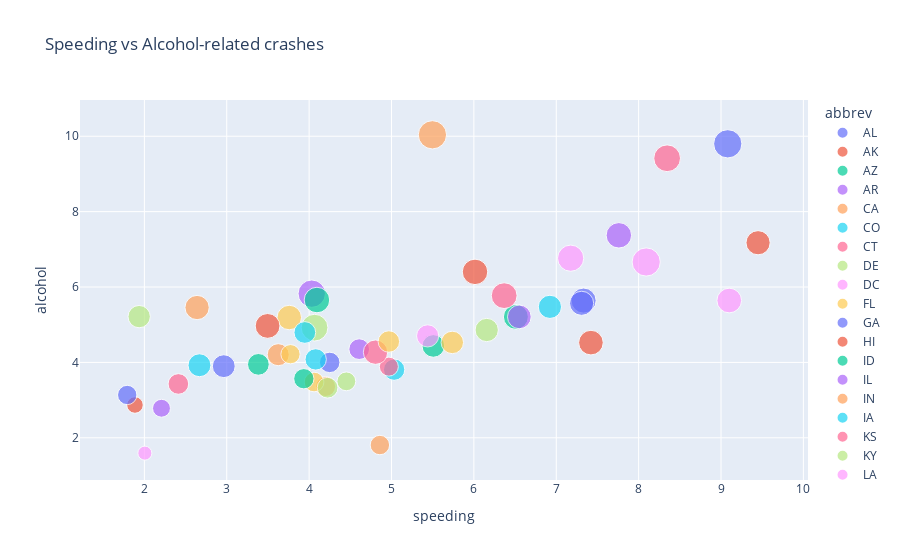

Notebook code for this chart:
### Code cell
fig = px.scatter(df, x='speeding', y='alcohol', color='abbrev',
                 size='total', title='Speeding vs Alcohol-related crashes',
)
fig.show()

### Figure 1 — Plotly figure (JSON) as saved in the notebook; plotly's stock layout.template omitted (floating-point values rounded to 4 significant figures)
{"data": [{"hovertemplate": "abbrev=AL<br>speeding=%{x}<br>alcohol=%{y}<br>total=%{marker.size}<extra></extra>", "legendgroup": "AL", "marker": {"color": "#636efa", "size": [18.8], "sizemode": "area", "sizeref": 0.05975, "symbol": "circle"}, "mode": "markers", "name": "AL", "orientation": "v", "showlegend": true, "type": "scatter", "x": [7.332], "xaxis": "x", "y": [5.64], "yaxis": "y"}, {"hovertemplate": "abbrev=AK<br>speeding=%{x}<br>alcohol=%{y}<br>total=%{marker.size}<extra></extra>", "legendgroup": "AK", "marker": {"color": "#EF553B", "size": [18.1], "sizemode": "area", "sizeref": 0.05975, "symbol": "circle"}, "mode": "markers", "name": "AK", "orientation": "v", "showlegend": true, "type": "scatter", "x": [7.421], "xaxis": "x", "y": [4.525], "yaxis": "y"}, {"hovertemplate": "abbrev=AZ<br>speeding=%{x}<br>alcohol=%{y}<br>total=%{marker.size}<extra></extra>", "legendgroup": "AZ", "marker": {"color": "#00cc96", "size": [18.6], "sizemode": "area", "sizeref": 0.05975, "symbol": "circle"}, "mode": "markers", "name": "AZ", "orientation": "v", "showlegend": true, "type": "scatter", "x": [6.51], "xaxis": "x", "y": [5.208], "yaxis": "y"}, {"hovertemplate": "abbrev=AR<br>speeding=%{x}<br>alcohol=%{y}<br>total=%{marker.size}<extra></extra>", "legendgroup": "AR", "marker": {"color": "#ab63fa", "size": [22.4], "sizemode": "area", "sizeref": 0.05975, "symbol": "circle"}, "mode": "markers", "name": "AR", "orientation": "v", "showlegend": true, "type": "scatter", "x": [4.032], "xaxis": "x", "y": [5.824], "yaxis": "y"}, {"hovertemplate": "abbrev=CA<br>speeding=%{x}<br>alcohol=%{y}<br>total=%{marker.size}<extra></extra>", "legendgroup": "CA", "marker": {"color": "#FFA15A", "size": [12.0], "sizemode": "area", "sizeref": 0.05975, "symbol": "circle"}, "mode": "markers", "name": "CA", "orientation": "v", "showlegend": true, "type": "scatter", "x": [4.2], "xaxis": "x", "y": [3.36], "yaxis": "y"}, {"hovertemplate": "abbrev=CO<br>speeding=%{x}<br>alcohol=%{y}<br>total=%{marker.size}<extra></extra>", "legendgroup": "CO", "marker": {"color": "#19d3f3", "size": [13.6], "sizemode": "area", "sizeref": 0.05975, "symbol": "circle"}, "mode": "markers", "name": "CO", "orientation": "v", "showlegend": true, "type": "scatter", "x": [5.032], "xaxis": "x", "y": [3.808], "yaxis": "y"}, {"hovertemplate": "abbrev=CT<br>speeding=%{x}<br>alcohol=%{y}<br>total=%{marker.size}<extra></extra>", "legendgroup": "CT", "marker": {"color": "#FF6692", "size": [10.8], "sizemode": "area", "sizeref": 0.05975, "symbol": "circle"}, "mode": "markers", "name": "CT", "orientation": "v", "showlegend": true, "type": "scatter", "x": [4.968], "xaxis": "x", "y": [3.888], "yaxis": "y"}, {"hovertemplate": "abbrev=DE<br>speeding=%{x}<br>alcohol=%{y}<br>total=%{marker.size}<extra></extra>", "legendgroup": "DE", "marker": {"color": "#B6E880", "size": [16.2], "sizemode": "area", "sizeref": 0.05975, "symbol": "circle"}, "mode": "markers", "name": "DE", "orientation": "v", "showlegend": true, "type": "scatter", "x": [6.156], "xaxis": "x", "y": [4.86], "yaxis": "y"}, {"hovertemplate": "abbrev=DC<br>speeding=%{x}<br>alcohol=%{y}<br>total=%{marker.size}<extra></extra>", "legendgroup": "DC", "marker": {"color": "#FF97FF", "size": [5.9], "sizemode": "area", "sizeref": 0.05975, "symbol": "circle"}, "mode": "markers", "name": "DC", "orientation": "v", "showlegend": true, "type": "scatter", "x": [2.006], "xaxis": "x", "y": [1.593], "yaxis": "y"}, {"hovertemplate": "abbrev=FL<br>speeding=%{x}<br>alcohol=%{y}<br>total=%{marker.size}<extra></extra>", "legendgroup": "FL", "marker": {"color": "#FECB52", "size": [17.9], "sizemode": "area", "sizeref": 0.05975, "symbol": "circle"}, "mode": "markers", "name": "FL", "orientation": "v", "showlegend": true, "type": "scatter", "x": [3.759], "xaxis": "x", "y": [5.191], "yaxis": "y"}, {"hovertemplate": "abbrev=GA<br>speeding=%{x}<br>alcohol=%{y}<br>total=%{marker.size}<extra></extra>", "legendgroup": "GA", "marker": {"color": "#636efa", "size": [15.6], "sizemode": "area", "sizeref": 0.05975, "symbol": "circle"}, "mode": "markers", "name": "GA", "orientation": "v", "showlegend": true, "type": "scatter", "x": [2.964], "xaxis": "x", "y": [3.9], "yaxis": "y"}, {"hovertemplate": "abbrev=HI<br>speeding=%{x}<br>alcohol=%{y}<br>total=%{marker.size}<extra></extra>", "legendgroup": "HI", "marker": {"color": "#EF553B", "size": [17.5], "sizemode": "area", "sizeref": 0.05975, "symbol": "circle"}, "mode": "markers", "name": "HI", "orientation": "v", "showlegend": true, "type": "scatter", "x": [9.45], "xaxis": "x", "y": [7.175], "yaxis": "y"}, {"hovertemplate": "abbrev=ID<br>speeding=%{x}<br>alcohol=%{y}<br>total=%{marker.size}<extra></extra>", "legendgroup": "ID", "marker": {"color": "#00cc96", "size": [15.3], "sizemode": "area", "sizeref": 0.05975, "symbol": "circle"}, "mode": "markers", "name": "ID", "orientation": "v", "showlegend": true, "type": "scatter", "x": [5.508], "xaxis": "x", "y": [4.437], "yaxis": "y"}, {"hovertemplate": "abbrev=IL<br>speeding=%{x}<br>alcohol=%{y}<br>total=%{marker.size}<extra></extra>", "legendgroup": "IL", "marker": {"color": "#ab63fa", "size": [12.8], "sizemode": "area", "sizeref": 0.05975, "symbol": "circle"}, "mode": "markers", "name": "IL", "orientation": "v", "showlegend": true, "type": "scatter", "x": [4.608], "xaxis": "x", "y": [4.352], "yaxis": "y"}, {"hovertemplate": "abbrev=IN<br>speeding=%{x}<br>alcohol=%{y}<br>total=%{marker.size}<extra></extra>", "legendgroup": "IN", "marker": {"color": "#FFA15A", "size": [14.5], "sizemode": "area", "sizeref": 0.05975, "symbol": "circle"}, "mode": "markers", "name": "IN", "orientation": "v", "showlegend": true, "type": "scatter", "x": [3.625], "xaxis": "x", "y": [4.205], "yaxis": "y"}, {"hovertemplate": "abbrev=IA<br>speeding=%{x}<br>alcohol=%{y}<br>total=%{marker.size}<extra></extra>", "legendgroup": "IA", "marker": {"color": "#19d3f3", "size": [15.7], "sizemode": "area", "sizeref": 0.05975, "symbol": "circle"}, "mode": "markers", "name": "IA", "orientation": "v", "showlegend": true, "type": "scatter", "x": [2.669], "xaxis": "x", "y": [3.925], "yaxis": "y"}, {"hovertemplate": "abbrev=KS<br>speeding=%{x}<br>alcohol=%{y}<br>total=%{marker.size}<extra></extra>", "legendgroup": "KS", "marker": {"color": "#FF6692", "size": [17.8], "sizemode": "area", "sizeref": 0.05975, "symbol": "circle"}, "mode": "markers", "name": "KS", "orientation": "v", "showlegend": true, "type": "scatter", "x": [4.806], "xaxis": "x", "y": [4.272], "yaxis": "y"}, {"hovertemplate": "abbrev=KY<br>speeding=%{x}<br>alcohol=%{y}<br>total=%{marker.size}<extra></extra>", "legendgroup": "KY", "marker": {"color": "#B6E880", "size": [21.4], "sizemode": "area", "sizeref": 0.05975, "symbol": "circle"}, "mode": "markers", "name": "KY", "orientation": "v", "showlegend": true, "type": "scatter", "x": [4.066], "xaxis": "x", "y": [4.922], "yaxis": "y"}, {"hovertemplate": "abbrev=LA<br>speeding=%{x}<br>alcohol=%{y}<br>total=%{marker.size}<extra></extra>", "legendgroup": "LA", "marker": {"color": "#FF97FF", "size": [20.5], "sizemode": "area", "sizeref": 0.05975, "symbol": "circle"}, "mode": "markers", "name": "LA", "orientation": "v", "showlegend": true, "type": "scatter", "x": [7.175], "xaxis": "x", "y": [6.765], "yaxis": "y"}, {"hovertemplate": "abbrev=ME<br>speeding=%{x}<br>alcohol=%{y}<br>total=%{marker.size}<extra></extra>", "legendgroup": "ME", "marker": {"color": "#FECB52", "size": [15.1], "sizemode": "area", "sizeref": 0.05975, "symbol": "circle"}, "mode": "markers", "name": "ME", "orientation": "v", "showlegend": true, "type": "scatter", "x": [5.738], "xaxis": "x", "y": [4.53], "yaxis": "y"}, {"hovertemplate": "abbrev=MD<br>speeding=%{x}<br>alcohol=%{y}<br>total=%{marker.size}<extra></extra>", "legendgroup": "MD", "marker": {"color": "#636efa", "size": [12.5], "sizemode": "area", "sizeref": 0.05975, "symbol": "circle"}, "mode": "markers", "name": "MD", "orientation": "v", "showlegend": true, "type": "scatter", "x": [4.25], "xaxis": "x", "y": [4.0], "yaxis": "y"}, {"hovertemplate": "abbrev=MA<br>speeding=%{x}<br>alcohol=%{y}<br>total=%{marker.size}<extra></extra>", "legendgroup": "MA", "marker": {"color": "#EF553B", "size": [8.2], "sizemode": "area", "sizeref": 0.05975, "symbol": "circle"}, "mode": "markers", "name": "MA", "orientation": "v", "showlegend": true, "type": "scatter", "x": [1.886], "xaxis": "x", "y": [2.87], "yaxis": "y"}, {"hovertemplate": "abbrev=MI<br>speeding=%{x}<br>alcohol=%{y}<br>total=%{marker.size}<extra></extra>", "legendgroup": "MI", "marker": {"color": "#00cc96", "size": [14.1], "sizemode": "area", "sizeref": 0.05975, "symbol": "circle"}, "mode": "markers", "name": "MI", "orientation": "v", "showlegend": true, "type": "scatter", "x": [3.384], "xaxis": "x", "y": [3.948], "yaxis": "y"}, {"hovertemplate": "abbrev=MN<br>speeding=%{x}<br>alcohol=%{y}<br>total=%{marker.size}<extra></extra>", "legendgroup": "MN", "marker": {"color": "#ab63fa", "size": [9.6], "sizemode": "area", "sizeref": 0.05975, "symbol": "circle"}, "mode": "markers", "name": "MN", "orientation": "v", "showlegend": true, "type": "scatter", "x": [2.208], "xaxis": "x", "y": [2.784], "yaxis": "y"}, {"hovertemplate": "abbrev=MS<br>speeding=%{x}<br>alcohol=%{y}<br>total=%{marker.size}<extra></extra>", "legendgroup": "MS", "marker": {"color": "#FFA15A", "size": [17.6], "sizemode": "area", "sizeref": 0.05975, "symbol": "circle"}, "mode": "markers", "name": "MS", "orientation": "v", "showlegend": true, "type": "scatter", "x": [2.64], "xaxis": "x", "y": [5.456], "yaxis": "y"}, {"hovertemplate": "abbrev=MO<br>speeding=%{x}<br>alcohol=%{y}<br>total=%{marker.size}<extra></extra>", "legendgroup": "MO", "marker": {"color": "#19d3f3", "size": [16.1], "sizemode": "area", "sizeref": 0.05975, "symbol": "circle"}, "mode": "markers", "name": "MO", "orientation": "v", "showlegend": true, "type": "scatter", "x": [6.923], "xaxis": "x", "y": [5.474], "yaxis": "y"}, {"hovertemplate": "abbrev=MT<br>speeding=%{x}<br>alcohol=%{y}<br>total=%{marker.size}<extra></extra>", "legendgroup": "MT", "marker": {"color": "#FF6692", "size": [21.4], "sizemode": "area", "sizeref": 0.05975, "symbol": "circle"}, "mode": "markers", "name": "MT", "orientation": "v", "showlegend": true, "type": "scatter", "x": [8.346], "xaxis": "x", "y": [9.416], "yaxis": "y"}, {"hovertemplate": "abbrev=NE<br>speeding=%{x}<br>alcohol=%{y}<br>total=%{marker.size}<extra></extra>", "legendgroup": "NE", "marker": {"color": "#B6E880", "size": [14.9], "sizemode": "area", "sizeref": 0.05975, "symbol": "circle"}, "mode": "markers", "name": "NE", "orientation": "v", "showlegend": true, "type": "scatter", "x": [1.937], "xaxis": "x", "y": [5.215], "yaxis": "y"}, {"hovertemplate": "abbrev=NV<br>speeding=%{x}<br>alcohol=%{y}<br>total=%{marker.size}<extra></extra>", "legendgroup": "NV", "marker": {"color": "#FF97FF", "size": [14.7], "sizemode": "area", "sizeref": 0.05975, "symbol": "circle"}, "mode": "markers", "name": "NV", "orientation": "v", "showlegend": true, "type": "scatter", "x": [5.439], "xaxis": "x", "y": [4.704], "yaxis": "y"}, {"hovertemplate": "abbrev=NH<br>speeding=%{x}<br>alcohol=%{y}<br>total=%{marker.size}<extra></extra>", "legendgroup": "NH", "marker": {"color": "#FECB52", "size": [11.6], "sizemode": "area", "sizeref": 0.05975, "symbol": "circle"}, "mode": "markers", "name": "NH", "orientation": "v", "showlegend": true, "type": "scatter", "x": [4.06], "xaxis": "x", "y": [3.48], "yaxis": "y"}, {"hovertemplate": "abbrev=NJ<br>speeding=%{x}<br>alcohol=%{y}<br>total=%{marker.size}<extra></extra>", "legendgroup": "NJ", "marker": {"color": "#636efa", "size": [11.2], "sizemode": "area", "sizeref": 0.05975, "symbol": "circle"}, "mode": "markers", "name": "NJ", "orientation": "v", "showlegend": true, "type": "scatter", "x": [1.792], "xaxis": "x", "y": [3.136], "yaxis": "y"}, {"hovertemplate": "abbrev=NM<br>speeding=%{x}<br>alcohol=%{y}<br>total=%{marker.size}<extra></extra>", "legendgroup": "NM", "marker": {"color": "#EF553B", "size": [18.4], "sizemode": "area", "sizeref": 0.05975, "symbol": "circle"}, "mode": "markers", "name": "NM", "orientation": "v", "showlegend": true, "type": "scatter", "x": [3.496], "xaxis": "x", "y": [4.968], "yaxis": "y"}, {"hovertemplate": "abbrev=NY<br>speeding=%{x}<br>alcohol=%{y}<br>total=%{marker.size}<extra></extra>", "legendgroup": "NY", "marker": {"color": "#00cc96", "size": [12.3], "sizemode": "area", "sizeref": 0.05975, "symbol": "circle"}, "mode": "markers", "name": "NY", "orientation": "v", "showlegend": true, "type": "scatter", "x": [3.936], "xaxis": "x", "y": [3.567], "yaxis": "y"}, {"hovertemplate": "abbrev=NC<br>speeding=%{x}<br>alcohol=%{y}<br>total=%{marker.size}<extra></extra>", "legendgroup": "NC", "marker": {"color": "#ab63fa", "size": [16.8], "sizemode": "area", "sizeref": 0.05975, "symbol": "circle"}, "mode": "markers", "name": "NC", "orientation": "v", "showlegend": true, "type": "scatter", "x": [6.552], "xaxis": "x", "y": [5.208], "yaxis": "y"}, {"hovertemplate": "abbrev=ND<br>speeding=%{x}<br>alcohol=%{y}<br>total=%{marker.size}<extra></extra>", "legendgroup": "ND", "marker": {"color": "#FFA15A", "size": [23.9], "sizemode": "area", "sizeref": 0.05975, "symbol": "circle"}, "mode": "markers", "name": "ND", "orientation": "v", "showlegend": true, "type": "scatter", "x": [5.497], "xaxis": "x", "y": [10.04], "yaxis": "y"}, {"hovertemplate": "abbrev=OH<br>speeding=%{x}<br>alcohol=%{y}<br>total=%{marker.size}<extra></extra>", "legendgroup": "OH", "marker": {"color": "#19d3f3", "size": [14.1], "sizemode": "area", "sizeref": 0.05975, "symbol": "circle"}, "mode": "markers", "name": "OH", "orientation": "v", "showlegend": true, "type": "scatter", "x": [3.948], "xaxis": "x", "y": [4.794], "yaxis": "y"}, {"hovertemplate": "abbrev=OK<br>speeding=%{x}<br>alcohol=%{y}<br>total=%{marker.size}<extra></extra>", "legendgroup": "OK", "marker": {"color": "#FF6692", "size": [19.9], "sizemode": "area", "sizeref": 0.05975, "symbol": "circle"}, "mode": "markers", "name": "OK", "orientation": "v", "showlegend": true, "type": "scatter", "x": [6.368], "xaxis": "x", "y": [5.771], "yaxis": "y"}, {"hovertemplate": "abbrev=OR<br>speeding=%{x}<br>alcohol=%{y}<br>total=%{marker.size}<extra></extra>", "legendgroup": "OR", "marker": {"color": "#B6E880", "size": [12.8], "sizemode": "area", "sizeref": 0.05975, "symbol": "circle"}, "mode": "markers", "name": "OR", "orientation": "v", "showlegend": true, "type": "scatter", "x": [4.224], "xaxis": "x", "y": [3.328], "yaxis": "y"}, {"hovertemplate": "abbrev=PA<br>speeding=%{x}<br>alcohol=%{y}<br>total=%{marker.size}<extra></extra>", "legendgroup": "PA", "marker": {"color": "#FF97FF", "size": [18.2], "sizemode": "area", "sizeref": 0.05975, "symbol": "circle"}, "mode": "markers", "name": "PA", "orientation": "v", "showlegend": true, "type": "scatter", "x": [9.1], "xaxis": "x", "y": [5.642], "yaxis": "y"}, {"hovertemplate": "abbrev=RI<br>speeding=%{x}<br>alcohol=%{y}<br>total=%{marker.size}<extra></extra>", "legendgroup": "RI", "marker": {"color": "#FECB52", "size": [11.1], "sizemode": "area", "sizeref": 0.05975, "symbol": "circle"}, "mode": "markers", "name": "RI", "orientation": "v", "showlegend": true, "type": "scatter", "x": [3.774], "xaxis": "x", "y": [4.218], "yaxis": "y"}, {"hovertemplate": "abbrev=SC<br>speeding=%{x}<br>alcohol=%{y}<br>total=%{marker.size}<extra></extra>", "legendgroup": "SC", "marker": {"color": "#636efa", "size": [23.9], "sizemode": "area", "sizeref": 0.05975, "symbol": "circle"}, "mode": "markers", "name": "SC", "orientation": "v", "showlegend": true, "type": "scatter", "x": [9.082], "xaxis": "x", "y": [9.799], "yaxis": "y"}, {"hovertemplate": "abbrev=SD<br>speeding=%{x}<br>alcohol=%{y}<br>total=%{marker.size}<extra></extra>", "legendgroup": "SD", "marker": {"color": "#EF553B", "size": [19.4], "sizemode": "area", "sizeref": 0.05975, "symbol": "circle"}, "mode": "markers", "name": "SD", "orientation": "v", "showlegend": true, "type": "scatter", "x": [6.014], "xaxis": "x", "y": [6.402], "yaxis": "y"}, {"hovertemplate": "abbrev=TN<br>speeding=%{x}<br>alcohol=%{y}<br>total=%{marker.size}<extra></extra>", "legendgroup": "TN", "marker": {"color": "#00cc96", "size": [19.5], "sizemode": "area", "sizeref": 0.05975, "symbol": "circle"}, "mode": "markers", "name": "TN", "orientation": "v", "showlegend": true, "type": "scatter", "x": [4.095], "xaxis": "x", "y": [5.655], "yaxis": "y"}, {"hovertemplate": "abbrev=TX<br>speeding=%{x}<br>alcohol=%{y}<br>total=%{marker.size}<extra></extra>", "legendgroup": "TX", "marker": {"color": "#ab63fa", "size": [19.4], "sizemode": "area", "sizeref": 0.05975, "symbol": "circle"}, "mode": "markers", "name": "TX", "orientation": "v", "showlegend": true, "type": "scatter", "x": [7.76], "xaxis": "x", "y": [7.372], "yaxis": "y"}, {"hovertemplate": "abbrev=UT<br>speeding=%{x}<br>alcohol=%{y}<br>total=%{marker.size}<extra></extra>", "legendgroup": "UT", "marker": {"color": "#FFA15A", "size": [11.3], "sizemode": "area", "sizeref": 0.05975, "symbol": "circle"}, "mode": "markers", "name": "UT", "orientation": "v", "showlegend": true, "type": "scatter", "x": [4.859], "xaxis": "x", "y": [1.808], "yaxis": "y"}, {"hovertemplate": "abbrev=VT<br>speeding=%{x}<br>alcohol=%{y}<br>total=%{marker.size}<extra></extra>", "legendgroup": "VT", "marker": {"color": "#19d3f3", "size": [13.6], "sizemode": "area", "sizeref": 0.05975, "symbol": "circle"}, "mode": "markers", "name": "VT", "orientation": "v", "showlegend": true, "type": "scatter", "x": [4.08], "xaxis": "x", "y": [4.08], "yaxis": "y"}, {"hovertemplate": "abbrev=VA<br>speeding=%{x}<br>alcohol=%{y}<br>total=%{marker.size}<extra></extra>", "legendgroup": "VA", "marker": {"color": "#FF6692", "size": [12.7], "sizemode": "area", "sizeref": 0.05975, "symbol": "circle"}, "mode": "markers", "name": "VA", "orientation": "v", "showlegend": true, "type": "scatter", "x": [2.413], "xaxis": "x", "y": [3.429], "yaxis": "y"}, {"hovertemplate": "abbrev=WA<br>speeding=%{x}<br>alcohol=%{y}<br>total=%{marker.size}<extra></extra>", "legendgroup": "WA", "marker": {"color": "#B6E880", "size": [10.6], "sizemode": "area", "sizeref": 0.05975, "symbol": "circle"}, "mode": "markers", "name": "WA", "orientation": "v", "showlegend": true, "type": "scatter", "x": [4.452], "xaxis": "x", "y": [3.498], "yaxis": "y"}, {"hovertemplate": "abbrev=WV<br>speeding=%{x}<br>alcohol=%{y}<br>total=%{marker.size}<extra></extra>", "legendgroup": "WV", "marker": {"color": "#FF97FF", "size": [23.8], "sizemode": "area", "sizeref": 0.05975, "symbol": "circle"}, "mode": "markers", "name": "WV", "orientation": "v", "showlegend": true, "type": "scatter", "x": [8.092], "xaxis": "x", "y": [6.664], "yaxis": "y"}, {"hovertemplate": "abbrev=WI<br>speeding=%{x}<br>alcohol=%{y}<br>total=%{marker.size}<extra></extra>", "legendgroup": "WI", "marker": {"color": "#FECB52", "size": [13.8], "sizemode": "area", "sizeref": 0.05975, "symbol": "circle"}, "mode": "markers", "name": "WI", "orientation": "v", "showlegend": true, "type": "scatter", "x": [4.968], "xaxis": "x", "y": [4.554], "yaxis": "y"}, {"hovertemplate": "abbrev=WY<br>speeding=%{x}<br>alcohol=%{y}<br>total=%{marker.size}<extra></extra>", "legendgroup": "WY", "marker": {"color": "#636efa", "size": [17.4], "sizemode": "area", "sizeref": 0.05975, "symbol": "circle"}, "mode": "markers", "name": "WY", "orientation": "v", "showlegend": true, "type": "scatter", "x": [7.308], "xaxis": "x", "y": [5.568], "yaxis": "y"}], "layout": {"legend": {"itemsizing": "constant", "title": {"text": "abbrev"}, "tracegroupgap": 0}, "title": {"text": "Speeding vs Alcohol-related crashes"}, "xaxis": {"anchor": "y", "domain": [0, 1], "title": {"text": "speeding"}}, "yaxis": {"anchor": "x", "domain": [0, 1], "title": {"text": "alcohol"}}}}
